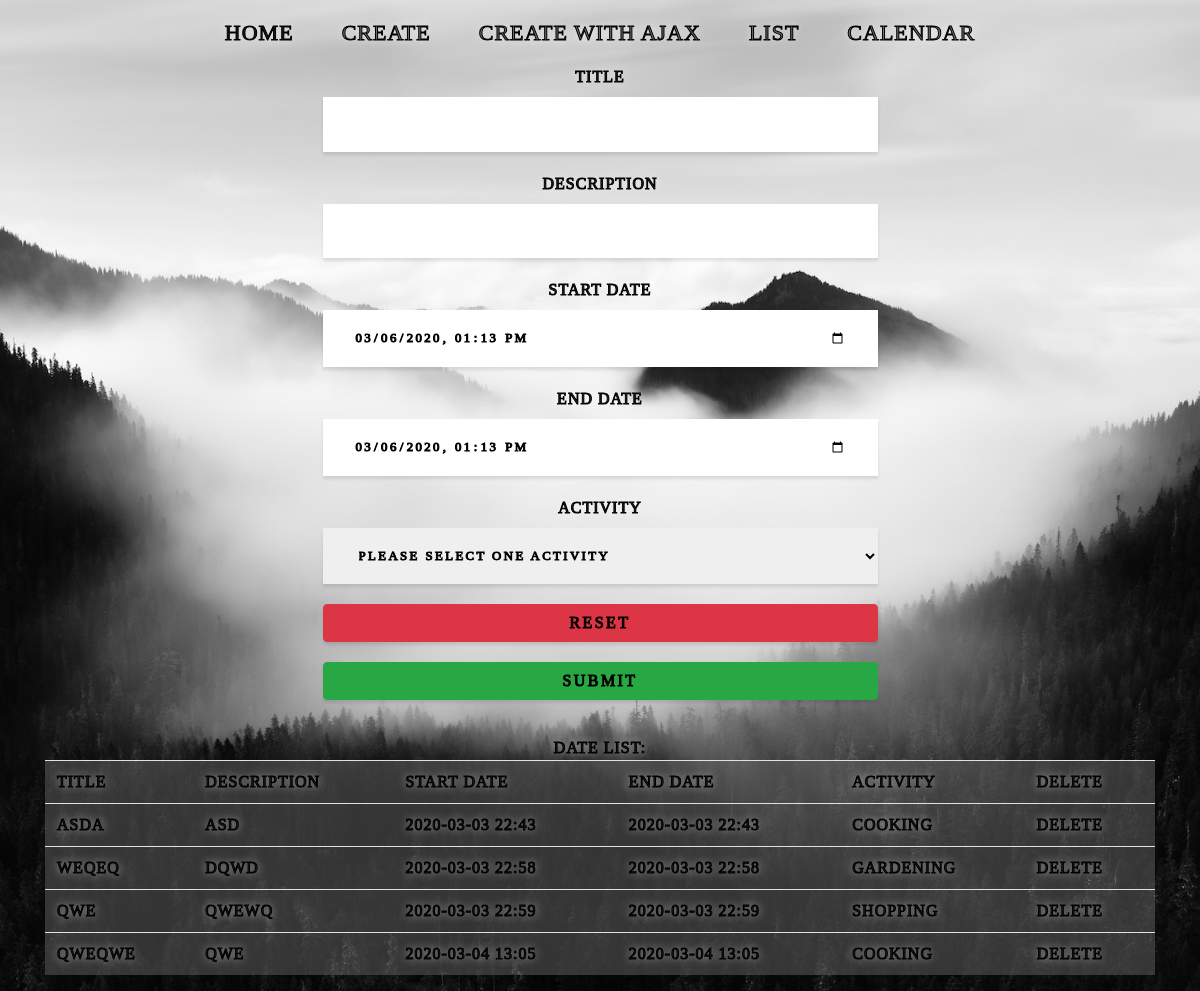
The app's page /example/calendar with its own data.
### tables this page shows
CREATE TABLE `date` (
  `id` int(11) NOT NULL,
  `start_date` int(11) NOT NULL,
  `end_date` int(11) NOT NULL,
  `title` varchar(50) NOT NULL,
  `description` varchar(100) NOT NULL,
  `activity_id` int(11) NOT NULL
);

CREATE TABLE `activity` (
  `id` int(11) NOT NULL,
  `name` varchar(20) NOT NULL
);

### example/application/controllers/Calendar.php (called while the page is built, shortened)
<?php
class Calendar extends CI_Controller {
	public function index($page = 0)
	{
		$data['dates'] = $this->CalendarModel->getAll();
		$data['activities'] = $this->CalendarModel->getAllActivities();
		$data['js_to_load'] = array("calendar.js");
		$this->load->view('common/header');
		$this->load->view('pages/calendar', $data);
		$this->load->view('common/footer');
	}
}

### example/index.php (called while the page is built, shortened)
<?php
require_once BASEPATH.'core/CodeIgniter.php';

### example/application/models/CalendarModel.php (called while the page is built, shortened)
<?php
class CalendarModel extends CI_Model{
	function getAvtivityById($activity_id){
		$this->db->select('name');
		$this->db->from('activity');
		$this->db->where('id',$activity_id);
		return $this->db->get()->result_object()[0]->name;
	}
	function getAllActivities(){
		$this->db->select('*');
		$this->db->from('activity');
		return $this->db->get()->result_object();
	}
	function getAll(){
		$query = $this->db->get('date')->result_object();
		return $query;
	}
}

### example/application/views/pages/calendar.php (the view, shortened to what this page needs)
<div class="form-wrapper">
	<form id="dateform" method="post" action="calendar/createdate">
		<div class="row">
			<label for="title">Title</label>
			<input name="title" type="text"/>
		</div>
		<div class="row">
			<label for="description">Description</label>
			<input name="description" type="text"/>
		</div>
		<div class="row">
			<label for="start_date">Start Date</label>
			<input id="start_date" name="start_date" type="datetime-local"/>
		</div>
		<div class="row">
			<label for="end_date">End Date</label>
			<input id="end_date" name="end_date" type="datetime-local"/>
		</div>
		<div class="row">
			<label for="activity">Activity</label>
			<select name="activity">
				<option value="">PLEASE SELECT ONE ACTIVITY</option>
			</select>
		</div>
		<div class="row">
			<input class="btn btn-danger" type="reset" value="Reset"/>
		</div>
		<div class="row">
			<input class="btn btn-success" type="submit" value="Submit"/>
		</div>
	</form>
</div>
<div class="table-responsive">
<?php
	if(isset($dates) && !empty($dates)){
		echo "<div class='title'>Date list:</div>";
		echo  "<table id='listtable' class='table'>
    		<thead>
    			<tr>
    				<td>Title</td>
    				<td>Description</td>
    				<td>Start Date</td>
    				<td>End Date</td>
    				<td>Activity</td>
    				<td>Delete</td>
    			</tr>
    		</thead>
    		<tbody>";
		foreach ($dates as $row) {
			echo "<tr>
    				<td>" . $row->title . "</td>
					<td>" . $row->description . "</td>
					<td>" . date('Y-m-d H:i', $row->start_date) . "</td>
					<td>" . date('Y-m-d H:i', $row->end_date) . "</td>
					<td>" .  $this->CalendarModel->getAvtivityById($row->activity_id) . "</td>
    				<td>" .
						anchor("pages/deletedate/".$row->id,"Delete",array('onclick' => "return confirm('Do you want delete this record')")) .
						"</td>" .
    			"</tr>";
		}
		echo "</tbody>
    	</table>";
	}
	else
		echo "NO DATA FOUND";
?>
</div>

### example/application/views/common/header.php (shortened to what this page needs)
<!DOCTYPE HTLML>
<html lang="en">
    <head>
        <link rel="stylesheet" href="https://stackpath.bootstrapcdn.com/bootstrap/4.4.1/css/bootstrap.min.css">
		<link rel="stylesheet" href="https://unpkg.com/bootstrap-table@1.16.0/dist/bootstrap-table.min.css">
		<link rel="stylesheet" href="https://cdn.datatables.net/1.10.20/css/dataTables.jqueryui.min.css">
		<link rel="stylesheet" href="https://cdn.datatables.net/1.10.20/css/dataTables.bootstrap4.min.css">
		<link rel="stylesheet" type="text/css" href="<?= base_url('assets/css/normalize.css'); ?>"/>
        <link rel="stylesheet" type="text/css" href="<?= base_url('assets/css/style.css'); ?>"/>
    </head>
    <body>
        <div class="container">
            <nav class="navbar navbar-expand-lg navbar-light">
                <div class="collapse navbar-collapse" id="navbarSupportedContent">
                    <ul class="navbar-nav mr-auto">
                        <li class="nav-item active">
                            <a class="nav-link" href="<?php echo base_url() . 'index'; ?>">Home <span class="sr-only">(current)</span></a>
                        </li>
                        <li class="nav-item">
                            <a class="nav-link" href="<?php echo base_url() . 'create'; ?>">Create</a>
                        </li>
                        <li class="nav-item">
                            <a class="nav-link" href="<?php echo base_url() . 'createwithajax'; ?>">Create with ajax</a>
                        </li>
                        <li class="nav-item">
                            <a class="nav-link" href="<?php echo base_url() . 'list'; ?>">List</a>
                        </li>
                        <li class="nav-item">
                            <a class="nav-link" href="<?php echo base_url() . 'calendar'; ?>">Calendar</a>
                        </li>
                    </ul>
                </div>
            </nav>
            <div class="content">

### example/application/views/common/footer.php (shortened to what this page needs)
			</div>
        </div>
    </body>
</html>

### example/assets/css/style.css (style rules this page uses)
.row > label { margin-left: auto; margin-right: auto; }
.btn-danger, .btn-success { -webkit-text-stroke-color: white; }
.navbar-expand-lg .navbar-nav .nav-link { padding-right: 1.5rem; padding-left: 1.5rem; }
a , a:link , a:visited, a:hover, a:active { text-decoration: none; color: inherit; -webkit-text-stroke-color: inherit; }
.btn , .btn:link , .btn:visited, .btn:hover, .btn:active { -webkit-text-stroke-color: black; color: black; }
body { font-family: 'Nunito'; letter-spacing: 0.0625em; text-transform: uppercase; background: url("../img/bg-masthead.jpg") no-repeat center center fixed; background-size: cover; -webkit-text-stroke-width: 1px; -webkit-text-stroke-color: black; text-shadow: 0px 0px 10px rgba(255, 255, 255, 1); }
input, textarea, select { box-shadow: 0 0.1875rem 0.1875rem 0 rgba(0, 0, 0, 0.1) !important; padding: 1.25rem 2rem; height: auto; font-family: 'Varela Round'; font-size: 80%; text-transform: uppercase; letter-spacing: 0.15rem; border: 0; width: 100%; margin-bottom:20px; }
.form-wrapper { max-width: 50%; margin-left: auto; margin-right: auto; }
.row { margin:0; }
.navbar-nav { margin-right: auto; margin-left: auto; }
.content { text-align:center; }
.table tr { background-color: rgba(100,100,100,.5) !important; }
.table thead , .navbar-nav a { -webkit-text-stroke-width: 1px; -webkit-text-stroke-color: black; }
.navbar-nav a { font-size:22px; }

### records on screen
date: title "ASDA", description "ASD", start_date "2020-03-03 22:43", end_date "2020-03-03 22:43", activity.name "COOKING", id "DELETE"
date: title "WEQEQ", description "DQWD", start_date "2020-03-03 22:58", end_date "2020-03-03 22:58", activity.name "GARDENING", id "DELETE"
date: title "QWE", description "QWEWQ", start_date "2020-03-03 22:59", end_date "2020-03-03 22:59", activity.name "SHOPPING", id "DELETE"
date: title "QWEQWE", description "QWE", start_date "2020-03-04 13:05", end_date "2020-03-04 13:05", activity.name "COOKING", id "DELETE"
